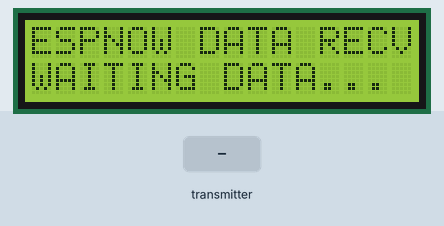
Recording of a sketch running on a simulated ESP8266 (NodeMCU). On the bench: 16×2 character LCD. The inputs (shaded band) are chosen by the test bench. What the sketch prints to the serial monitor is not drawn.

Above: at 2.3 s.
2.4 s: the transmitter starts sending hum = 0
At 3.4 s:
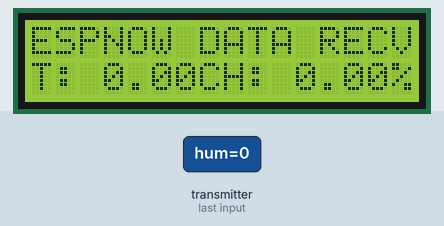
3.9 s: the transmitter starts sending temp = 25
At 4.6 s:
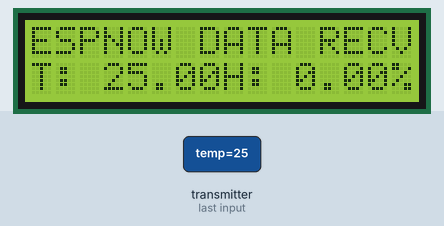
5.4 s: the transmitter starts sending hum = 25
At 5.8 s:
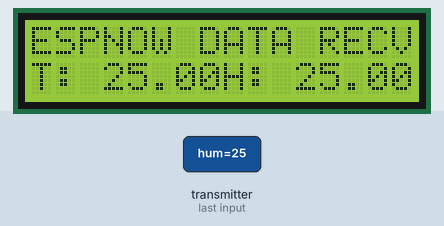
6.9 s: the transmitter starts sending temp = 50
At 8.1 s:
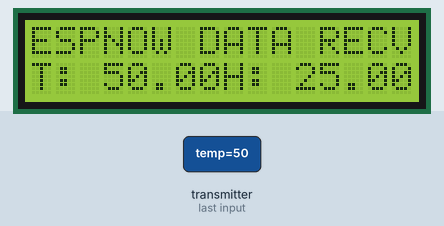
Timing chart, 0 to 9.4 s (numbered marks = the images above; inputs shaded):
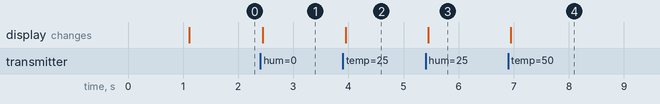

The sketch:

ESPNOW-LCD.ino
```cpp
//================ ESPNOW LIB&VARS ===============//
#include <ESP8266WiFi.h>                          // inisialisasi library WiFi ESP8266
#include <espnow.h>                               // inisialisasi library ESPNOW

typedef struct struct_message {                   // buat struct dengan nama 'struct_message'
  float hum, temp;                                // variabel float(desimal) untuk kelembaban dan suhu
} struct_message;                                 // pengenalan struct
struct_message myData;                            // buat objek struct dengan nama 'myData'

//================ I2C 16X2 LCD LIB  =============//
#include <Wire.h>                                 // inisialisasi library komunikasi i2c
#include <LiquidCrystal_I2C.h>                    // inisialisasi library lcd
LiquidCrystal_I2C lcd(0x27, 16, 2);               // pembuatan objek pada library dengan nama 'lcd'

//================== VOID SETUP ==================//
void setup() {                                    // perulangan yang hanya akan dijalankan sekali
  Serial.begin(115200);                           // mulai komunikasi serial dengan kecepatan 115200
  lcd.begin();                                    // mulai komunikasi dengan LCD
  lcd.backlight();                                // hidupkan backlight LCD

  lcd.setCursor(0,0);                             // pindahkan kursor lCD ke posisi 0,0
  lcd.print("INITIALIZING....");                  // tampilkan pada LCD
  delay(1000);                                    // jeda 1000ms (1 detik)

  lcd.clear();                                    // hapus semua karakter di lcd
  lcd.setCursor(0,0);                             // pindahkan kursor lCD ke posisi 0,0
  lcd.print("ESPNOW DATA RECV");                  // tampilkan pada LCD
  lcd.setCursor(0,1);                             // pindahkan kursor lCD ke posisi 0,1
  lcd.print("WAITING DATA...");                   // tampilkan pada LCD

  WiFi.mode(WIFI_STA);                            // ganti mode wifi ESP menjadi mode Station

  if (esp_now_init() != 0) {                      // pengecekan jika espnow gagal inisialisasi
    Serial.println("Error initializing ESP-NOW"); // tampilkan pesan ESPNOW gagal
    return;                                       // kembali lagi ke awal program
  }

  esp_now_set_self_role(ESP_NOW_ROLE_SLAVE);      // atur peran sebagai SLAVE(Penerima data)
  esp_now_register_recv_cb(OnDataRecv);           // atur fungsi callback ketika ada data diterima
}

//================= VOID LOOP ====================//
void loop() {                                     // perulangan yang akan dijalankan selamanya
}

void OnDataRecv(uint8_t * mac, uint8_t *incomingData, uint8_t len) {  // fungsi ketika data diterima
  memcpy(&myData, incomingData, sizeof(myData));  // salin data yang diterima ke objek struct 'myData'
  Serial.print("Bytes received: ");               // tampilkan statistik data di serial monitor
  Serial.println(len);                            // tampilkan ukuran data yang dikirimkan
  Serial.print("TEMPERATURE: ");                  // tampilkan suhu pada serial monitor
  Serial.println(myData.temp);                    // ambil data suhu dari objek myData
  Serial.print("HUMIDITY: ");                     // tampilkan kelembaban pada serial monitor
  Serial.println(myData.hum);                     // ambil data kelembababan dari objek myData

  lcd.clear();                                    // hapus semua karakter di lcd
  lcd.setCursor(0,0);                             // pindahkan kursor lCD ke posisi 0,0
  lcd.print("ESPNOW DATA RECV");                  // tampilkan pada lcd
  lcd.setCursor(0,1);                             // pindahkan kursor lCD ke posisi 0,1
  lcd.print("T: ");                               // tampilkan informasi suhu pada lcd
  lcd.print(myData.temp);                         // ambil data suhu dari objek myData
  lcd.print("C");                                 // tampilkan pada lcd

  lcd.setCursor(8,1);                             // pindahkan kursor lCD ke posisi 0,0
  lcd.print("H: ");                               // tampilkan informasi kelembaban pada lcd
  lcd.print(myData.hum);                          // ambil data kelembaban dari objek myData
  lcd.print("%");                                 // tampilkan pada lcd
}
```

Measured:
- after the input at 2.4 s, the display: changes after 0.05 s (image 1)
- after the input at 3.9 s, the display: changes after 0.05 s (image 2)
- after the input at 5.4 s, the display: changes after 0.05 s (image 3)
- after the input at 6.9 s, the display: changes after 0.05 s (image 4)
